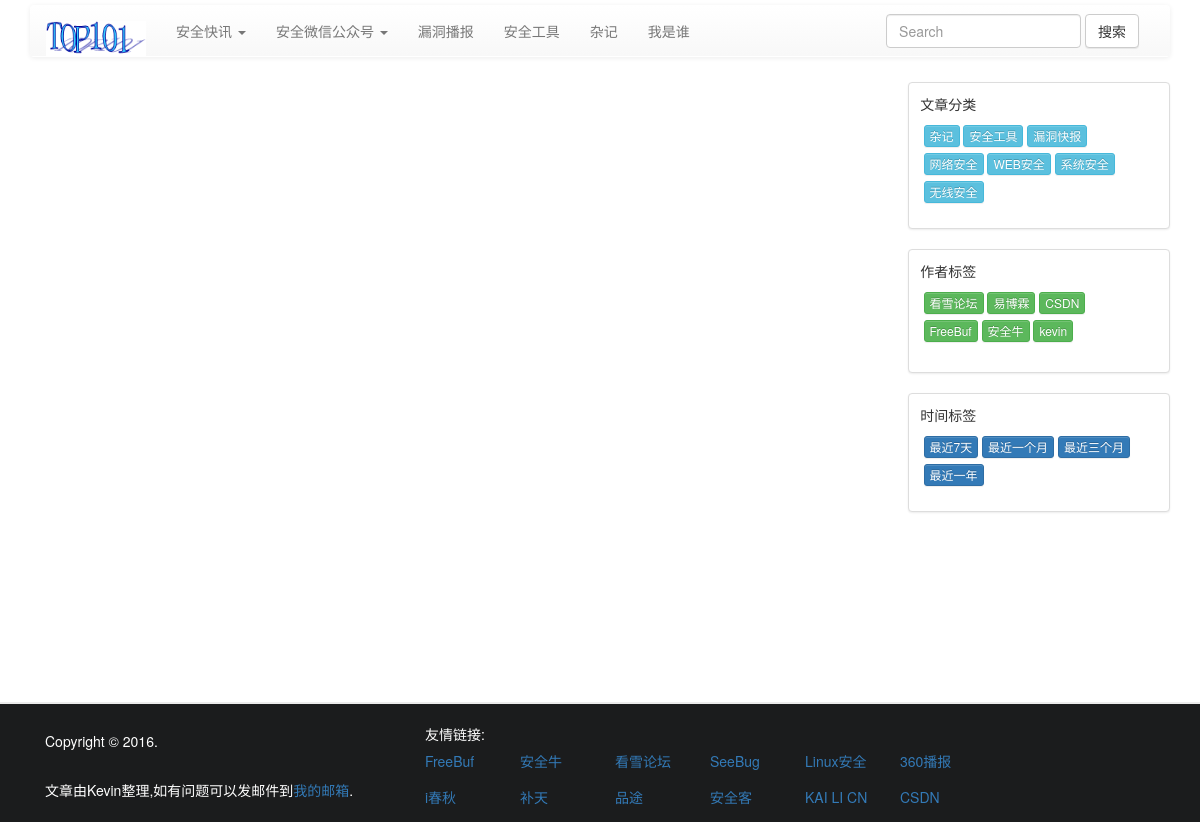
The page /blog/category/8/ on the database its author committed.
### beeblog/models.py (models this page shows, shortened)
class CommonModel(models.Model):
    id = models.BigAutoField(primary_key=True)
    created = models.DateTimeField(verbose_name='创建时间',
                                   default=now)
    updated = models.DateTimeField(verbose_name='修改时间',
                                   default=None, blank=True,
                                   null=True)
    is_valid = models.BooleanField(verbose_name='是否有效',
                                   default=True)
    objects = models.Manager()
    query_objects = BaseManager()
    class Meta:
        abstract = True

class Category(CommonModel):
    category_text = models.CharField(verbose_name='分类名称',
                                     max_length=20)
    sub_category = models.SmallIntegerField(verbose_name='自分类',
                                            default=1)
    class Meta:
        verbose_name = '文章分类'
        verbose_name_plural = '文章分类'
        ordering = ('-created',)
    def __str__(self):
        return self.category_text

class Author(CommonModel):
    name = models.CharField(verbose_name='作者名称', max_length=100)
    url = models.CharField(verbose_name='作者链接', max_length=200)
    avatar = models.ImageField(verbose_name='作者头像',
                               blank=True, null=True, upload_to=get_file_path)
    now = now()
    directory_string_var = 'avatars/%s/%s/%s/' % (now.year, now.month,
                                                  now.day)
    def avatar_tag(self):
        img_path = settings.MEDIA_URL + '{}'.format(self.avatar)
        return '<img src= "{}" style="width:150px; height:150px;"/>'.format(
            img_path)
    avatar_tag.short_description = '头像预览'
    avatar_tag.allow_tags = True
    class Meta:
        verbose_name = '作者'
        verbose_name_plural = '作者'
        ordering = ('-created',)

### beeblog/views.py (the view)
# urls.py: url(r'category/(?P<category_id>[0-9]+)/$', views.list_category_article_view, name='category'),
def list_category_article_view(request, category_id):
    articles = Article.query_objects.filter(categories__id=category_id).all()
    paginator = Paginator(articles, PER_PAGE)  # Show 25 contacts per page
    page = request.GET.get('page')
    try:
        articles = paginator.page(page)
    except PageNotAnInteger:
        articles = paginator.page(1)
    except EmptyPage:
        articles = paginator.page(paginator.num_pages)
    return my_render(request, 'beeblog/list.html', {
        'page_objects': articles
    })

### beeblog/models.py (called while the page is built)
    def get_queryset(self):
        return super().get_queryset().filter(is_valid=True)

### beeblog/templatetags/beeblog_extras.py (called while the page is built)
@register.filter(name='mod')
def mod(value, arg):
    try:
        return int(value) % int(arg)
    except:
        return None

### beeblog/views.py (called while the page is built)
def my_render(request, template, kwargs):
    if 'categories' not in kwargs:
        kwargs['categories'] = Category.query_objects.all()
    if 'authors' not in kwargs:
        kwargs['authors'] = Author.query_objects.all()
    return render(request, template, kwargs)

### beeblog/templates/beeblog/list.html (shortened to what this page needs)
{% extends 'beeblog/index.html' %}
{% block pagenation %}
    {% include 'beeblog/pagenation.html' %}
{% endblock %}

### beeblog/templates/beeblog/index.html (shortened to what this page needs)
<!DOCTYPE html>
<html lang="en">
<head>
    <link rel="stylesheet" href="http://cdn.bootcss.com/bootstrap/3.3.7/css/bootstrap-theme.min.css">
    <link rel="stylesheet" href="http://cdn.bootcss.com/bootstrap/3.3.7/css/bootstrap.min.css">
    <link rel="stylesheet" href="/media/css/main.css">
</head>
<body>
{% load beeblog_extras %}
<div id="wrapper">
    <div id="header">
        {% block navbar %}
            <div class="container">
                <nav class="navbar navbar-default" role="navigation">
                    <div class="container-fluid">
                        <div class="navbar-header">
                            <a class="navbar-brand" href="/"><img style="width: 100px; height: 35px;" src="/media/img/my-site-logo.png"></a>
                        </div>
                        <div class="collapse navbar-collapse" id="bs-example-navbar-collapse-1">
                            <ul class="nav navbar-nav">
                                <li class="dropdown">
                                    <a href="#" class="dropdown-toggle" data-toggle="dropdown">安全快讯
                                        <span class="caret"></span></a>
                                </li>
                                <li class="dropdown">
                                    <a href="#" class="dropdown-toggle" data-toggle="dropdown">安全微信公众号
                                        <span class="caret"></span></a>
                                </li>
                                <li><a href="/blog/category/6/">漏洞播报</a></li>
                                <li><a href="/blog/category/7/">安全工具</a></li>
                                <li><a href="/blog/category/8/">杂记</a></li>
                                <li><a href="#">我是谁</a></li>
                            </ul>
                            <form class="navbar-form navbar-right" action="/blog/search" method="get" role="search">
                                <div class="form-group">
                                    <input type="text" name="search_query" class="form-control" placeholder="Search">
                                </div>
                                <button type="submit" class="btn btn-default">搜索</button>
                            </form>
                        </div>
                    </div>
                </nav>
            </div>
        {% endblock %}
    </div>
    <div id="content" class="container">
        {% block content %}
            <div class="row">
                <div class="col-md-9">
                </div>
                <div class="col-md-3">
                    <div class="thumbnail">
                        <h5>&nbsp; 文章分类</h5>
                        <nav class="navbar" role="navigation">
                            <div class="search_tag">
                                {% for c in categories %}
                                    <a class="btn btn-info btn-xs" href="/blog/category/{{ c.id }}/">
                                        {{ c.category_text }}
                                    </a>
                                {% endfor %}
                            </div>
                        </nav>
                    </div>
                    <div class="thumbnail">
                        <h5>&nbsp; 作者标签</h5>
                        <nav class="navbar" role="navigation">
                            <div class="search_tag">
                                {% for a in authors %}
                                    <a class="btn btn-success btn-xs" href="/blog/author/{{ a.id }}/">
                                        {{ a.name }}
                                    </a>
                                {% endfor %}
                            </div>
                        </nav>
                    </div>
                    <div class="thumbnail">
                        <h5>&nbsp; 时间标签</h5>
                        <nav class="navbar" role="navigation">
                            <div class="search_tag">
                                <a role="button" class="btn btn-primary btn-xs" href="/blog/recent/7/">
                                    最近7天
                                </a>
                                <a role="button" class="btn btn-primary btn-xs" href="/blog/recent/30/">
                                    最近一个月
                                </a>
                                <a role="button" class="btn btn-primary btn-xs" href="/blog/recent/90/">
                                    最近三个月
                                </a>
                                <a role="button" class="btn btn-primary btn-xs" href="/blog/recent/360/">
                                    最近一年
                                </a>
                            </div>
                        </nav>
                    </div>
                </div>
            </div>
        {% endblock %}
        {% block pagenation %}
        {% endblock %}
    </div>
    {% block footer %}
        <div style="min-height: 200px;"></div>
        <div id="footer">
            <div class="container" style="padding-top: 20px;">
                <div class="col-md-4">
                    <h5>Copyright © 2016. </h5> <br/>
                    <span>文章由Kevin整理,如有问题可以发邮件到<a href="mailto:tutengfei.kevin@gmail.com" target="_top">我的邮箱</a>.</span>
                </div>
                <div class="col-md-6">
                     友情链接:
                    <div class="row">
                        <div class="col-md-2"><h5><a href="http://www.freebuf.com/">FreeBuf</a></h5></div>
                        <div class="col-md-2"><h5><a href="http://www.aqniu.com/">安全牛</a></h5></div>
                        <div class="col-md-2"><h5><a href="http://bbs.pediy.com/">看雪论坛</a></h5></div>
                        <div class="col-md-2"><h5><a href="https://www.seebug.org/">SeeBug</a></h5></div>
                        <div class="col-md-2"><h5><a href="http://www.linux520.com/">Linux安全</a></h5></div>
                        <div class="col-md-2"><h5><a href="http://bobao.360.cn/">360播报</a></h5></div>
                    </div>
                    <div class="row">
                        <div class="col-md-2"><h5><a href="http://www.ichunqiu.com/">i春秋</a></h5></div>
                        <div class="col-md-2"><h5><a href="http://butian.360.cn/">补天</a></h5></div>
                        <div class="col-md-2"><h5><a href="http://www.pintu360.com/">品途</a></h5></div>
                        <div class="col-md-2"><h5><a href="http://bobao.360.cn/">安全客</a></h5></div>
                        <div class="col-md-2"><h5><a href="http://www.kali.org.cn/">KAI LI CN</a></h5></div>
                        <div class="col-md-2"><h5><a href="http://www.csdn.net/">CSDN</a></h5></div>
                    </div>
                </div>
            </div>
        </div>
    {% endblock %}
</div>
</body>
</html>

### media/css/main.css (style rules this page uses)
html, body { height: 100%; margin: 0; padding: 0; }
#wrapper { min-height: 100%; position: relative; }
#header { padding: 5px; }
.navbar-default { background-color: transparent; border-color: transparent; }
#content { padding-bottom: 50px; }
#footer { background: #1B1C1D; width: 100%; height: 120px; position: absolute; bottom: 0; left: 0; border-top: 2px #ebebeb solid; margin-top: 20px; color: white; }
.search_tag { margin-left: 10px; }

### rows shown on the page
Category: category_text "杂记"
Category: category_text "安全工具"
Category: category_text "漏洞快报"
Category: category_text "网络安全"
Category: category_text "WEB安全"
Category: category_text "系统安全"
Category: category_text "无线安全"
Author: name "看雪论坛"
Author: name "易博霖"
Author: name "CSDN"
Author: name "FreeBuf"
Author: name "安全牛"
Author: name "kevin"
